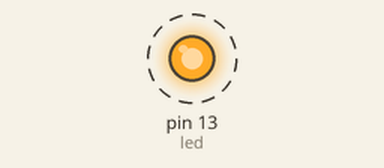
A sketch run on a simulated Arduino Nano, built with avr-gcc and run on an emulated ATmega328P. Parts: output pins drawn as LEDs (lit = HIGH). Dashed ring = blinking. What the sketch prints to the serial monitor is not drawn.

Above: at 0.2 s.
Timing chart, 0 to 3.0 s (numbered marks = the images above):
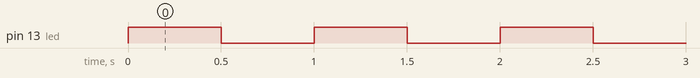

The sketch:

PT_SendingSerialMessages.ino
```cpp
/*
  PT_SendingSerialMessages

  Sends serial messages on standard serial output.
  Intended for the Arduino Nano and the TX output pin 1 is used
  to modulate a transmitter.
  LED is flashed for every message sent.

  This code is for the first range trials of the transmitter.


 */

int led = 13;  // Pin 13 has an LED connected on most Arduino boards.
int blink_delay = 500; //500/2; // ms

int serialSpeedBaud = 9600;

// the setup routine runs once when you press reset:
void setup() {

  // initialize the digital pin as an output.
  pinMode(led, OUTPUT);

  //Initialize serial and wait for port to open:
  Serial.begin(serialSpeedBaud);
  while (!Serial) {
    ; // wait for serial port to connect. Needed for Leonardo only
  }

}

// the loop routine runs over and over again forever:
void loop() {

  digitalWrite(led, HIGH);   // turn the LED on (HIGH is the voltage level)
  delay(blink_delay);

  Serial.println("Hello World!");

//  Serial.print("xxxxxxxxxxxxxxxxxxxxxxxxxxxxxxxxxxxxxxxxxxxxxxxxxxxxxxxxxxxxxxxxxxxxxxxxxxxxxxxx");

  digitalWrite(led, LOW);    // turn the LED off by making the voltage LOW
  delay(blink_delay);

//  Serial.print("UUUUUUUUUUUUUUUUUUUUUUUUUUUUUUUUUUUUUUUUUUUUUUUUUUUUUUUUUUUUUUUUUUUUUUUUUUUUUUUU");
  Serial.println("David o Peter");


}
```

Measured:
- by itself, pin 13 (led): alternates HIGH for 0.50 s and LOW for 0.50 s
